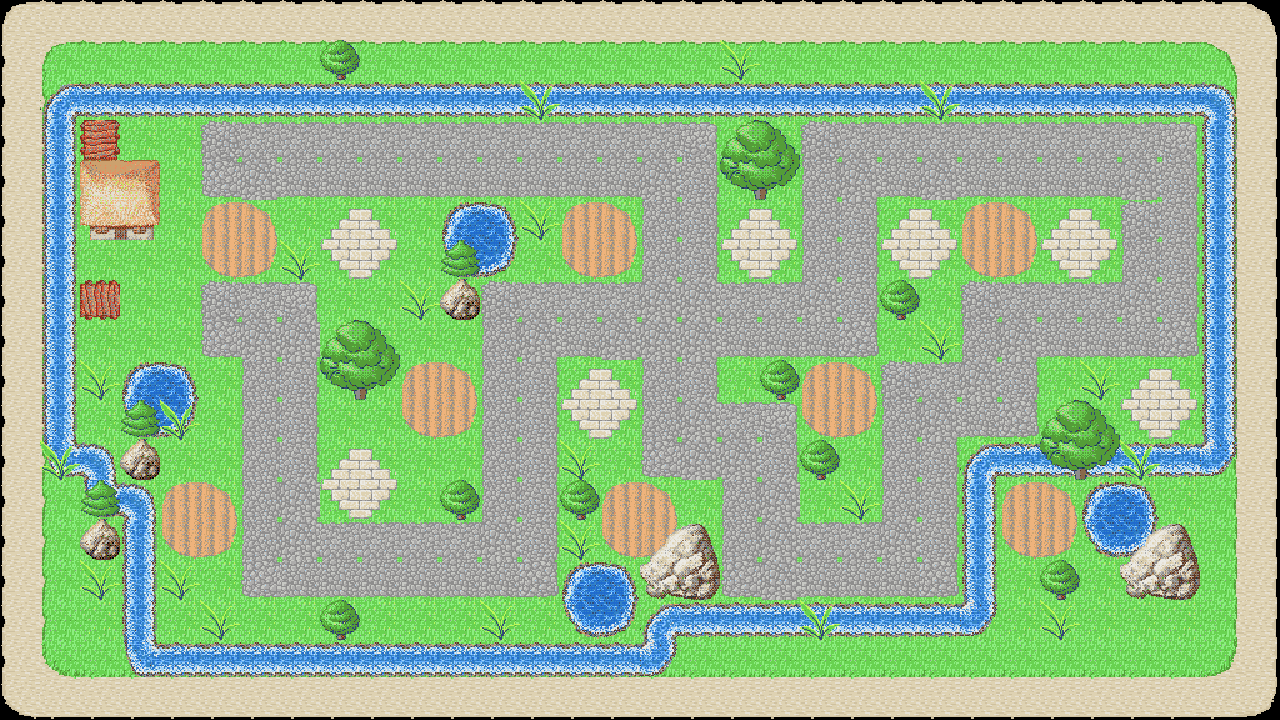

This is a level from a 2D game, rendered from its Tiled map with the project's own tilesets. A one-line summary and the map file follow, with tile-layer data summarised:
An orthogonal 32x18 tile map with 40x40 px tiles, 4 tile layers (background, floor, road, scenery) and 75 objects (baby, enemy, nest, assistant).

<map version="1.0" orientation="orthogonal" width="32" height="18" tilewidth="40" tileheight="40">
 <tileset firstgid="1" name="map_00" tilewidth="40" tileheight="40">
  <image source="map_00.png" width="640" height="520" />
 </tileset>
 <layer name="background" width="32" height="18">
  <data>[576 cells, 576 non-empty, 9 distinct tile ids]</data>
 </layer>
 <layer name="floor" width="32" height="18">
  <data>[576 cells, 480 non-empty, 9 distinct tile ids]</data>
 </layer>
 <layer name="road" width="32" height="18">
  <data>[576 cells, 326 non-empty, 27 distinct tile ids]</data>
 </layer>
 <layer name="scenery" width="32" height="18">
  <data>[576 cells, 61 non-empty, 18 distinct tile ids]</data>
 </layer>
 <objectgroup name="road" width="32" height="18" visible="0">
  <object x="200" y="120" width="480" height="80">
   <properties>
    <property name="direction" value="right" />
   </properties>
  </object>
  <object x="640" y="120" width="80" height="320">
   <properties>
    <property name="direction" value="down" />
   </properties>
  </object>
  <object x="640" y="400" width="120" height="80">
   <properties>
    <property name="direction" value="right" />
   </properties>
  </object>
  <object x="720" y="400" width="80" height="160">
   <properties>
    <property name="direction" value="down" />
   </properties>
  </object>
  <object x="720" y="520" width="200" height="80">
   <properties>
    <property name="direction" value="right" />
   </properties>
  </object>
  <object x="880" y="400" width="80" height="200">
   <properties>
    <property name="direction" value="up" />
   </properties>
  </object>
  <object x="880" y="360" width="120" height="80">
   <properties>
    <property name="direction" value="right" />
   </properties>
  </object>
  <object x="960" y="320" width="80" height="120">
   <properties>
    <property name="direction" value="up" />
   </properties>
  </object>
  <object x="960" y="280" width="200" height="80">
   <properties>
    <property name="direction" value="right" />
   </properties>
  </object>
  <object x="1120" y="160" width="80" height="200">
   <properties>
    <property name="direction" value="up" />
   </properties>
  </object>
  <object x="840" y="120" width="360" height="80">
   <properties>
    <property name="direction" value="left" />
   </properties>
  </object>
  <object x="800" y="120" width="80" height="200">
   <properties>
    <property name="direction" value="down" />
   </properties>
  </object>
  <object x="520" y="280" width="360" height="80">
   <properties>
    <property name="direction" value="left" />
   </properties>
  </object>
  <object x="480" y="280" width="80" height="280">
   <properties>
    <property name="direction" value="down" />
   </properties>
  </object>
  <object x="280" y="520" width="280" height="80">
   <properties>
    <property name="direction" value="left" />
   </properties>
  </object>
  <object x="240" y="320" width="80" height="280">
   <properties>
    <property name="direction" value="up" />
   </properties>
  </object>
  <object x="200" y="280" width="120" height="80">
   <properties>
    <property name="direction" value="left" />
   </properties>
  </object>
 </objectgroup>
 <objectgroup name="barrier" width="32" height="18" visible="0">
  <object x="200" y="120" width="520" />
  <object x="720" y="120" height="160" />
  <object x="720" y="280" width="80" />
  <object x="800" y="120" height="160" />
  <object x="800" y="120" width="400" />
  <object x="1200" y="120" height="240" />
  <object x="1040" y="360" width="160" />
  <object x="1040" y="360" height="80" />
  <object x="960" y="440" width="80" />
  <object x="960" y="440" height="160" />
  <object x="720" y="600" width="240" />
  <object x="720" y="480" height="120" />
  <object x="640" y="480" width="80" />
  <object x="640" y="360" height="120" />
  <object x="560" y="360" width="80" />
  <object x="560" y="360" height="240" />
  <object x="240" y="600" width="320" />
  <object x="240" y="360" height="240" />
  <object x="120" y="360" width="120" />
  <object x="120" y="280" width="200" />
  <object x="320" y="280" height="240" />
  <object x="320" y="520" width="160" />
  <object x="480" y="280" height="240" />
  <object x="480" y="280" width="160" />
  <object x="200" y="120" height="80" />
  <object x="200" y="200" width="440" />
  <object x="640" y="200" height="80" />
  <object x="720" y="360" height="40" />
  <object x="720" y="400" width="80" />
  <object x="800" y="400" height="120" />
  <object x="800" y="520" width="80" />
  <object x="880" y="360" height="160" />
  <object x="880" y="360" width="80" />
  <object x="960" y="280" height="80" />
  <object x="960" y="280" width="160" />
  <object x="1120" y="200" height="80" />
  <object x="880" y="200" width="240" />
  <object x="880" y="200" height="160" />
  <object x="720" y="360" width="160" />
 </objectgroup>
 <objectgroup name="people" width="32" height="18" visible="0">
  <object name="baby" x="120" y="280" width="80" height="80" />
  <object name="enemy" x="200" y="120" width="80" height="80" />
  <object name="nest" x="188" y="147" width="27" height="25" />
  <object name="assistant" x="204" y="298" width="40" height="40" />
 </objectgroup>
 <objectgroup name="tower" width="32" height="18">
  <object x="320" y="200" width="80" height="80">
   <properties>
    <property name="type" value="1,5,8" />
   </properties>
  </object>
  <object x="720" y="200" width="80" height="80">
   <properties>
    <property name="type" value="1,5,8" />
   </properties>
  </object>
  <object x="880" y="200" width="80" height="80">
   <properties>
    <property name="type" value="1,5,8" />
   </properties>
  </object>
  <object x="1040" y="200" width="80" height="80">
   <properties>
    <property name="type" value="1,5,8" />
   </properties>
  </object>
  <object x="1120" y="360" width="80" height="80">
   <properties>
    <property name="type" value="1,5,8" />
   </properties>
  </object>
  <object x="560" y="360" width="80" height="80">
   <properties>
    <property name="type" value="1,5,8" />
   </properties>
  </object>
  <object x="320" y="440" width="80" height="80">
   <properties>
    <property name="type" value="1,5,8" />
   </properties>
  </object>
 </objectgroup>
 <objectgroup name="shrewmouse" width="32" height="18" visible="0">
  <object x="200" y="200" width="80" height="80" />
  <object x="560" y="200" width="80" height="80" />
  <object x="400" y="360" width="80" height="80" />
  <object x="160" y="480" width="80" height="80" />
  <object x="600" y="480" width="80" height="80" />
  <object x="800" y="360" width="80" height="80" />
  <object x="960" y="200" width="80" height="80" />
  <object x="1000" y="480" width="80" height="80" />
 </objectgroup>
</map>
